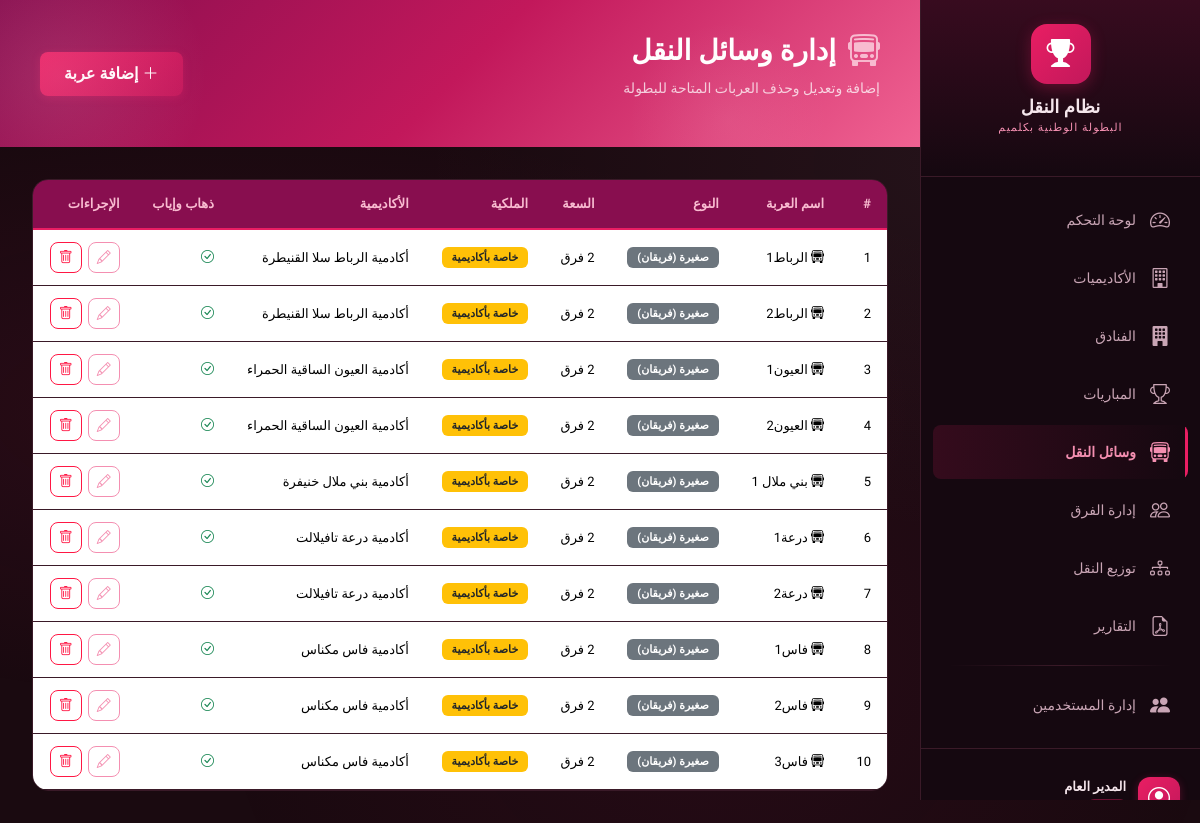
Page /vehicles (signed in) on the committed database.
### models.py (models this page shows, shortened)
class User(UserMixin, db.Model):
    __tablename__ = 'user'
    id = db.Column(db.Integer, primary_key=True)
    username = db.Column(db.String(80), unique=True, nullable=False)
    display_name = db.Column(db.String(120), nullable=False)
    password_hash = db.Column(db.String(256), nullable=False)
    plain_password = db.Column(db.String(120), nullable=True)  # للعرض من طرف المدير فقط
    role = db.Column(db.String(20), nullable=False, default='user')  # admin / user
    is_active_user = db.Column(db.Boolean, nullable=False, default=True)
    created_at = db.Column(db.DateTime, nullable=False, default=datetime.utcnow)
    @property
    def is_admin(self):
        return self.role == 'admin'
    @property
    def is_active(self):
        return self.is_active_user
    @property
    def role_label(self):
        return 'مدير' if self.role == 'admin' else 'مستخدم'

class Vehicle(db.Model):
    __tablename__ = 'vehicle'
    TYPE_CHOICES = ['small', 'large']
    TYPE_LABELS = {'small': 'صغيرة (فريقان)', 'large': 'كبيرة (5 فرق)'}
    TYPE_CAPACITY = {'small': 2, 'large': 5}
    OWNERSHIP_CHOICES = ['academy', 'public']
    OWNERSHIP_LABELS = {'academy': 'خاصة بأكاديمية', 'public': 'عامة'}
    id = db.Column(db.Integer, primary_key=True)
    name = db.Column(db.String(200), nullable=False)
    type = db.Column(db.String(10), nullable=False, default='small')
    ownership = db.Column(db.String(10), nullable=False, default='public')
    academy_id = db.Column(db.Integer, db.ForeignKey('academy.id'), nullable=True)
    can_return = db.Column(db.Boolean, nullable=False, default=True)
    trips = db.relationship('Trip', backref='vehicle', lazy=True, cascade='all, delete-orphan')
    @property
    def capacity(self):
        return self.TYPE_CAPACITY.get(self.type, 2)
    @property
    def type_label(self):
        return self.TYPE_LABELS.get(self.type, self.type)
    @property
    def ownership_label(self):
        return self.OWNERSHIP_LABELS.get(self.ownership, self.ownership)

class Academy(db.Model):
    __tablename__ = 'academy'
    id = db.Column(db.Integer, primary_key=True)
    name = db.Column(db.String(200), nullable=False)
    hotel_id = db.Column(db.Integer, db.ForeignKey('hotel.id'), nullable=True)
    teams = db.relationship('Team', backref='academy', lazy=True, cascade='all, delete-orphan')
    vehicles = db.relationship('Vehicle', backref='academy', lazy=True, cascade='all, delete-orphan')

### routes/vehicles.py (the view)
@vehicles_bp.route('/vehicles')
@login_required
def vehicles_list():
    vehicles = Vehicle.query.order_by(Vehicle.name).all()
    academies = Academy.query.order_by(Academy.name).all()
    return render_template('vehicles.html', vehicles=vehicles, academies=academies)

### templates/vehicles.html (shortened to what this page needs)
{% extends "base.html" %}
{% block content %}
<div class="page-header">
    <div class="page-header-content">
        <h1 class="page-title">
            <i class="bi bi-bus-front"></i>
            إدارة وسائل النقل
        </h1>
        <p class="page-subtitle">إضافة وتعديل وحذف العربات المتاحة للبطولة</p>
    </div>
    <button class="btn btn-gold" data-bs-toggle="modal" data-bs-target="#vehicleModal" onclick="resetVehicleForm()" id="btnAddVehicle">
        <i class="bi bi-plus-lg"></i> إضافة عربة
    </button>
</div>
<div class="content-card">
    <div class="table-responsive">
        <table class="table table-modern" id="vehiclesTable">
            <thead>
                <tr>
                    <th>#</th>
                    <th>اسم العربة</th>
                    <th>النوع</th>
                    <th>السعة</th>
                    <th>الملكية</th>
                    <th>الأكاديمية</th>
                    <th>ذهاب وإياب</th>
                    <th>الإجراءات</th>
                </tr>
            </thead>
            <tbody id="vehiclesTableBody">
                {% for vehicle in vehicles %}
                <tr id="vehicle-row-{{ vehicle.id }}">
                    <td>{{ loop.index }}</td>
                    <td><i class="bi bi-bus-front"></i> {{ vehicle.name }}</td>
                    <td>
                        <span class="badge {% if vehicle.type == 'large' %}bg-primary{% else %}bg-secondary{% endif %}">
                            {{ vehicle.type_label }}
                        </span>
                    </td>
                    <td>{{ vehicle.capacity }} فرق</td>
                    <td>
                        <span class="badge {% if vehicle.ownership == 'public' %}bg-success{% else %}bg-warning text-dark{% endif %}">
                            {{ vehicle.ownership_label }}
                        </span>
                    </td>
                    <td>{{ vehicle.academy.name if vehicle.academy else '—' }}</td>
                    <td>
                        {% if vehicle.can_return %}
                        <i class="bi bi-check-circle text-success"></i>
                        {% else %}
                        <i class="bi bi-x-circle text-danger"></i>
                        {% endif %}
                    </td>
                    <td>
                        <div class="action-buttons">
                            <button class="btn btn-sm btn-outline-warning" onclick="editVehicle({{ vehicle.id }}, '{{ vehicle.name }}', '{{ vehicle.type }}', '{{ vehicle.ownership }}', {{ vehicle.academy_id or 'null' }}, {{ 'true' if vehicle.can_return else 'false' }})" title="تعديل">
                                <i class="bi bi-pencil"></i>
                            </button>
                            <button class="btn btn-sm btn-outline-danger" onclick="deleteVehicle({{ vehicle.id }}, '{{ vehicle.name }}')" title="حذف">
                                <i class="bi bi-trash"></i>
                            </button>
                        </div>
                    </td>
                </tr>
                {% endfor %}
            </tbody>
        </table>
    </div>
</div>
{% endblock %}

### templates/base.html (shortened to what this page needs)
<!DOCTYPE html>
<html lang="ar" dir="rtl">
<head>
    <link rel="stylesheet" href="https://cdn.jsdelivr.net/npm/bootstrap@5.3.2/dist/css/bootstrap.rtl.min.css">
    <link rel="stylesheet" href="https://cdn.jsdelivr.net/npm/bootstrap-icons@1.11.2/font/bootstrap-icons.min.css">
    <link rel="stylesheet" href="{{ url_for('static', filename='css/style.css') }}">
</head>
<body>
    <aside class="sidebar" id="sidebar">
        <div class="sidebar-brand">
            <div class="brand-icon">
                <i class="bi bi-trophy-fill"></i>
            </div>
            <h2 class="brand-title">نظام النقل</h2>
            <p class="brand-subtitle">البطولة الوطنية بكلميم</p>
        </div>
        <nav class="sidebar-nav">
            <a href="/" class="nav-link-item {% if request.path == '/' %}active{% endif %}" id="nav-dashboard">
                <i class="bi bi-speedometer2"></i>
                <span>لوحة التحكم</span>
            </a>
            <a href="/academies" class="nav-link-item {% if '/academies' in request.path or '/academy' in request.path %}active{% endif %}" id="nav-academies">
                <i class="bi bi-building"></i>
                <span>الأكاديميات</span>
            </a>
            <a href="/hotels" class="nav-link-item {% if '/hotels' in request.path %}active{% endif %}" id="nav-hotels">
                <i class="bi bi-building-fill"></i>
                <span>الفنادق</span>
            </a>
            <a href="/matches" class="nav-link-item {% if '/matches' in request.path %}active{% endif %}" id="nav-matches">
                <i class="bi bi-trophy"></i>
                <span>المباريات</span>
            </a>
            <a href="/vehicles" class="nav-link-item {% if '/vehicles' in request.path %}active{% endif %}" id="nav-vehicles">
                <i class="bi bi-bus-front"></i>
                <span>وسائل النقل</span>
            </a>
            <a href="/teams_status" class="nav-link-item {% if '/teams_status' in request.path %}active{% endif %}" id="nav-teams">
                <i class="bi bi-people"></i>
                <span>إدارة الفرق</span>
            </a>
            <a href="/distribution" class="nav-link-item {% if '/distribution' in request.path %}active{% endif %}" id="nav-distribution">
                <i class="bi bi-diagram-3"></i>
                <span>توزيع النقل</span>
            </a>
            <a href="/reports" class="nav-link-item {% if '/reports' in request.path %}active{% endif %}" id="nav-reports">
                <i class="bi bi-file-earmark-pdf"></i>
                <span>التقارير</span>
            </a>
            {% if current_user.is_authenticated and current_user.is_admin %}
            <div class="nav-separator"></div>
            <a href="/users" class="nav-link-item {% if '/users' in request.path %}active{% endif %}" id="nav-users">
                <i class="bi bi-people-fill"></i>
                <span>إدارة المستخدمين</span>
            </a>
            {% endif %}
        </nav>
        <div class="sidebar-footer">
            {% if current_user.is_authenticated %}
            <div class="sidebar-user-info">
                <div class="user-avatar">
                    <i class="bi bi-person-circle"></i>
                </div>
                <div class="user-details">
                    <span class="user-display-name">{{ current_user.display_name }}</span>
                    <span class="user-role-badge {{ 'role-admin' if current_user.is_admin else 'role-user' }}">
                    </span>
                </div>
            </div>
            {% endif %}
        </div>
    </aside>
    <main class="main-content" id="mainContent">
        <div class="toast-container position-fixed top-0 end-0 p-3" id="toastContainer" style="z-index: 9999;"></div>
        {% block content %}{% endblock %}
    </main>
</body>
</html>

### rows in the picture
User: display_name "المدير العام"
Vehicle: name "الرباط1", type_label "صغيرة (فريقان)", ownership_label "خاصة بأكاديمية", academy "أكادمية الرباط سلا القنيطرة", can_return True (drawn)
Vehicle: name "الرباط2", type_label "صغيرة (فريقان)", ownership_label "خاصة بأكاديمية", academy "أكادمية الرباط سلا القنيطرة", can_return True (drawn)
Vehicle: name "العيون1", type_label "صغيرة (فريقان)", ownership_label "خاصة بأكاديمية", academy "أكادمية العيون الساقية الحمراء", can_return True (drawn)
Vehicle: name "العيون2", type_label "صغيرة (فريقان)", ownership_label "خاصة بأكاديمية", academy "أكادمية العيون الساقية الحمراء", can_return True (drawn)
Vehicle: name "بني ملال 1", type_label "صغيرة (فريقان)", ownership_label "خاصة بأكاديمية", academy "أكادمية بني ملال خنيفرة", can_return True (drawn)
Vehicle: name "درعة1", type_label "صغيرة (فريقان)", ownership_label "خاصة بأكاديمية", academy "أكادمية درعة تافيلالت", can_return True (drawn)
Vehicle: name "درعة2", type_label "صغيرة (فريقان)", ownership_label "خاصة بأكاديمية", academy "أكادمية درعة تافيلالت", can_return True (drawn)
Vehicle: name "فاس1", type_label "صغيرة (فريقان)", ownership_label "خاصة بأكاديمية", academy "أكادمية فاس مكناس", can_return True (drawn)
Vehicle: name "فاس2", type_label "صغيرة (فريقان)", ownership_label "خاصة بأكاديمية", academy "أكادمية فاس مكناس", can_return True (drawn)
Vehicle: name "فاس3", type_label "صغيرة (فريقان)", ownership_label "خاصة بأكاديمية", academy "أكادمية فاس مكناس", can_return True (drawn)
